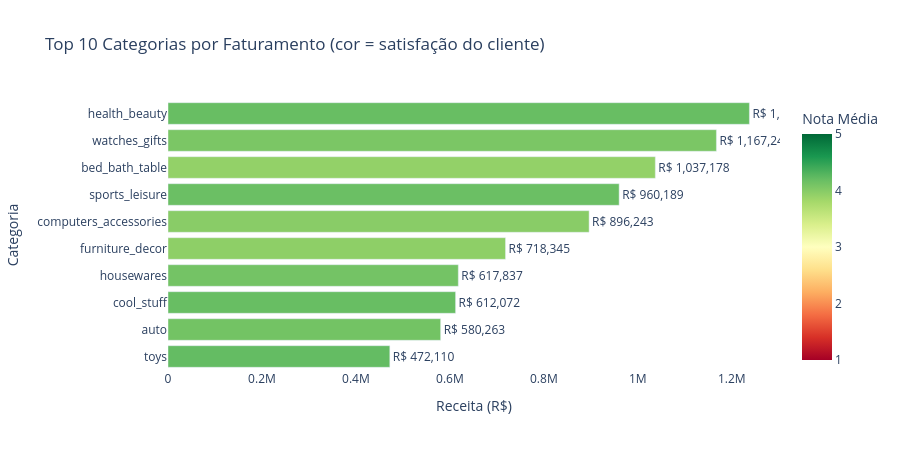

The code cell stored with this chart in its notebook:
### Markdown cell above
## 5. Top 10 Categorias por Faturamento

### Code cell
query_categorias = """
SELECT
    COALESCE(c.product_category_name_english, p.product_category_name, 'Sem Categoria') AS categoria,
    COUNT(DISTINCT o.order_id)                  AS pedidos,
    ROUND(SUM(oi.price), 2)                     AS receita,
    ROUND(AVG(oi.price), 2)                     AS ticket_medio,
    ROUND(AVG(r.review_score), 2)               AS nota_media
FROM orders o
JOIN order_items  oi ON o.order_id  = oi.order_id
JOIN products      p ON oi.product_id = p.product_id
LEFT JOIN categories c ON p.product_category_name = c.product_category_name
LEFT JOIN reviews    r ON o.order_id = r.order_id
WHERE o.order_status = 'delivered'
GROUP BY categoria
ORDER BY receita DESC
LIMIT 10
"""

categorias = pd.read_sql(query_categorias, conn)

fig = px.bar(
    categorias.sort_values('receita'),
    x='receita', y='categoria',
    orientation='h',
    text='receita',
    color='nota_media',
    color_continuous_scale='RdYlGn',
    range_color=[1, 5],
    labels={'receita': 'Receita (R$)', 'categoria': 'Categoria', 'nota_media': 'Nota Média'},
    title='Top 10 Categorias por Faturamento (cor = satisfação do cliente)'
)
fig.update_traces(texttemplate='R$ %{text:,.0f}', textposition='outside')
fig.update_layout(height=450, plot_bgcolor='white', paper_bgcolor='white')
fig.show()

print('\nTabela detalhada:')
display(categorias.rename(columns={
    'categoria': 'Categoria',
    'pedidos': 'Pedidos',
    'receita': 'Receita (R$)',
    'ticket_medio': 'Ticket Médio',
    'nota_media': 'Nota Média'
}))

### Figure 1 — Plotly figure (JSON) as saved in the notebook; plotly's stock layout.template omitted (floating-point values rounded to 4 significant figures)
{"data": [{"hovertemplate": "Receita (R$)=%{text}<br>Categoria=%{y}<br>Nota Média=%{marker.color}<extra></extra>", "legendgroup": "", "marker": {"color": [4.21, 4.12, 4.19, 4.11, 3.95, 3.98, 4.17, 3.92, 4.07, 4.19], "coloraxis": "coloraxis", "pattern": {"shape": ""}}, "name": "", "orientation": "h", "showlegend": false, "text": [472100.0, 580300.0, 612100.0, 617800.0, 718300.0, 896200.0, 960200.0, 1037000.0, 1167000.0, 1237000.0], "textposition": "outside", "texttemplate": "R$ %{text:,.0f}", "type": "bar", "x": [472100.0, 580300.0, 612100.0, 617800.0, 718300.0, 896200.0, 960200.0, 1037000.0, 1167000.0, 1237000.0], "xaxis": "x", "y": ["toys", "auto", "cool_stuff", "housewares", "furniture_decor", "computers_accessories", "sports_leisure", "bed_bath_table", "watches_gifts", "health_beauty"], "yaxis": "y"}], "layout": {"barmode": "relative", "coloraxis": {"autocolorscale": false, "cmax": 5, "cmin": 1, "colorbar": {"title": {"text": "Nota Média"}}, "colorscale": [[0, "rgb(165,0,38)"], [0.1, "rgb(215,48,39)"], [0.2, "rgb(244,109,67)"], [0.3, "rgb(253,174,97)"], [0.4, "rgb(254,224,139)"], [0.5, "rgb(255,255,191)"], [0.6, "rgb(217,239,139)"], [0.7, "rgb(166,217,106)"], [0.8, "rgb(102,189,99)"], [0.9, "rgb(26,152,80)"], [1, "rgb(0,104,55)"]]}, "height": 450, "legend": {"tracegroupgap": 0}, "paper_bgcolor": "white", "plot_bgcolor": "white", "title": {"text": "Top 10 Categorias por Faturamento (cor = satisfação do cliente)"}, "xaxis": {"anchor": "y", "domain": [0, 1], "title": {"text": "Receita (R$)"}}, "yaxis": {"anchor": "x", "domain": [0, 1], "title": {"text": "Categoria"}}}}
